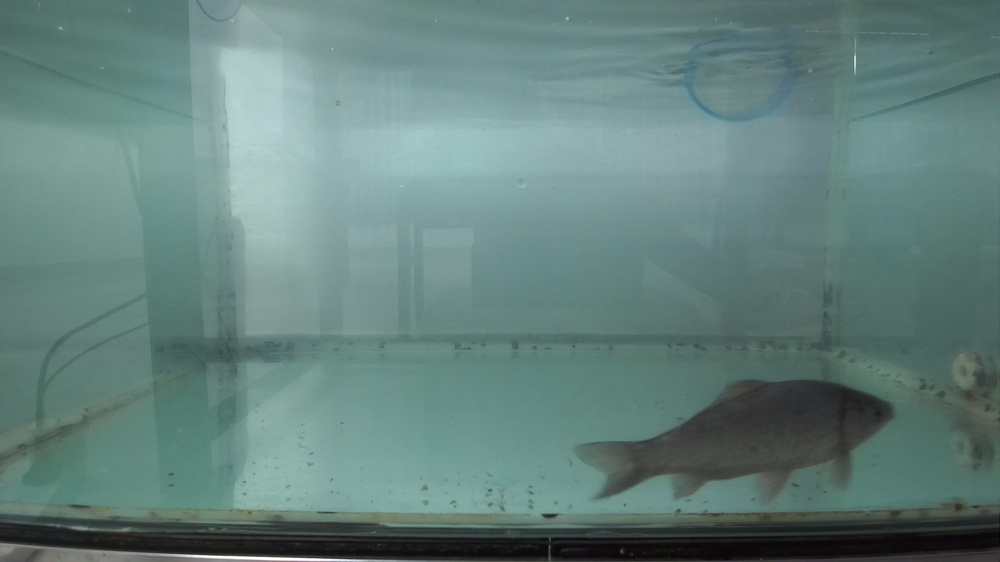
#> input picture fish_image.jpg, 1000 x 562 px, shrunk from 2208 x 1242 before the run
$ python -i preprocess.py   (imports and definitions only)
#> lines starting #> are read from the running program, lines starting #| are printed output that depends on the picture
### utils/input_expend.py
import cv2
import numpy as np

# 图像输入扩展
def input_expend(input):
#> called with input = '../fish_image.jpg'
    if isinstance(input, str):
        # 如果是字符串类型，假设这是一个图像路径
        image = cv2.imread(input, cv2.IMREAD_GRAYSCALE)
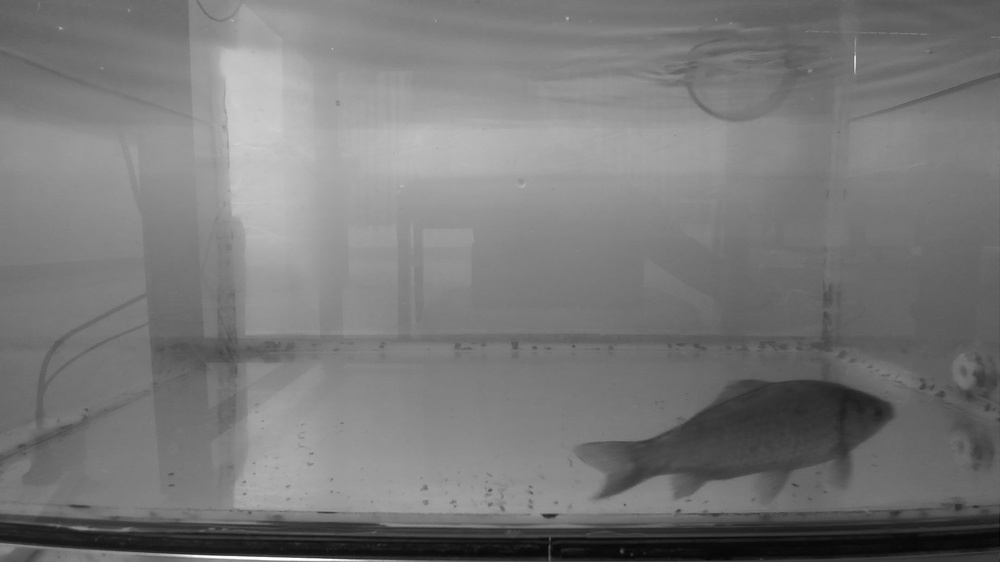
#> image: shape (562, 1000); min 5, max 255, mean 120.1
        if image is None:
            raise ValueError(f"无法读取图像文件: {input}")
    elif isinstance(input, np.ndarray):
        # 如果是 numpy 数组，假设这是一个图像矩阵
        image = input
        if len(image.shape) not in [2, 3]:
            raise ValueError("输入的图像矩阵的维度不正确")
    else:
        raise TypeError("输入必须是图像路径字符串或图像矩阵")

    # 如果图像是彩色图像（3 通道），则将其转换为灰度图像
    if len(image.shape) == 3 and image.shape[2] == 3:
        image = cv2.cvtColor(image, cv2.COLOR_BGR2GRAY)
    else:
        # 如果已经是灰度图像，则直接使用
        image = image

    return image

### tools/preprocess.py
import cv2
import os
import numpy as np
from utils.input_expend import input_expend

# 图像预处理，输入可为图像或路径
def preprocess_image(image_path):
    """
    对输入图像进行预处理，包括降噪、直方图均衡化等
    :param image_path: 图像路径
    :return: 预处理后的图像
    """
    image = input_expend(image_path)

    # 高斯滤波：减少高频噪声
    image = cv2.GaussianBlur(image, (5, 5), 0)

    # 双边滤波：降噪同时保留边缘细节
    image = cv2.bilateralFilter(image, 9, 75, 75)

    # 中值滤波：有效去除椒盐噪声
    image = cv2.medianBlur(image, 5)

    # 自适应直方图均衡化：增强对比度
    clahe = cv2.createCLAHE(clipLimit=2.0, tileGridSize=(8, 8))
    image = clahe.apply(image)
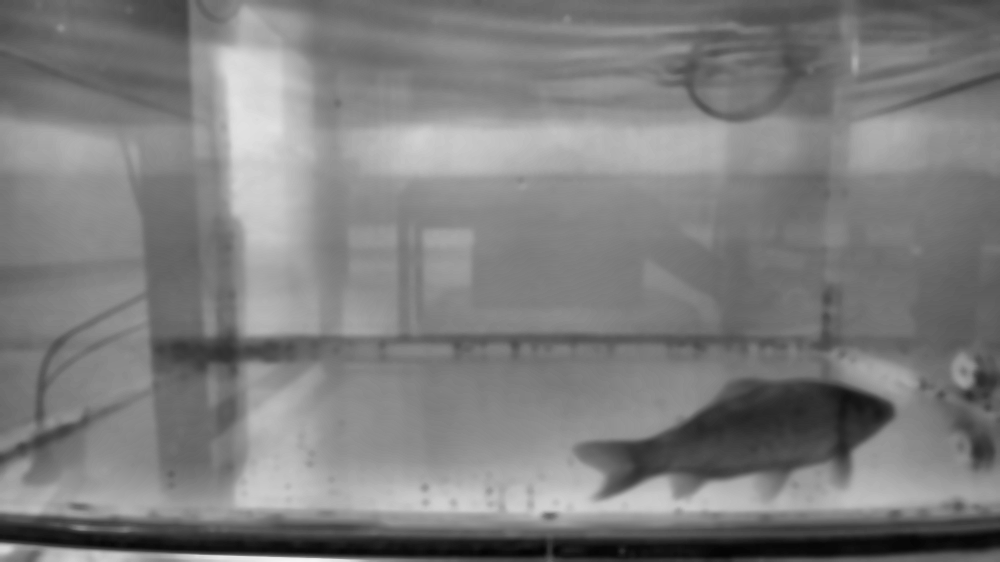
#> image: shape (562, 1000); min 5, max 245, mean 125.6

    return image


# 图像校正
def correct(left_img, right_img):
    # 畸变校正
    return left_img, right_img


# 双目图像分割并保存
# [47 lines left out: functions split_and_save_image, split_image, not called in this run]

>>> result = preprocess_image('../fish_image.jpg')

$ run again, on 1_right.jpg
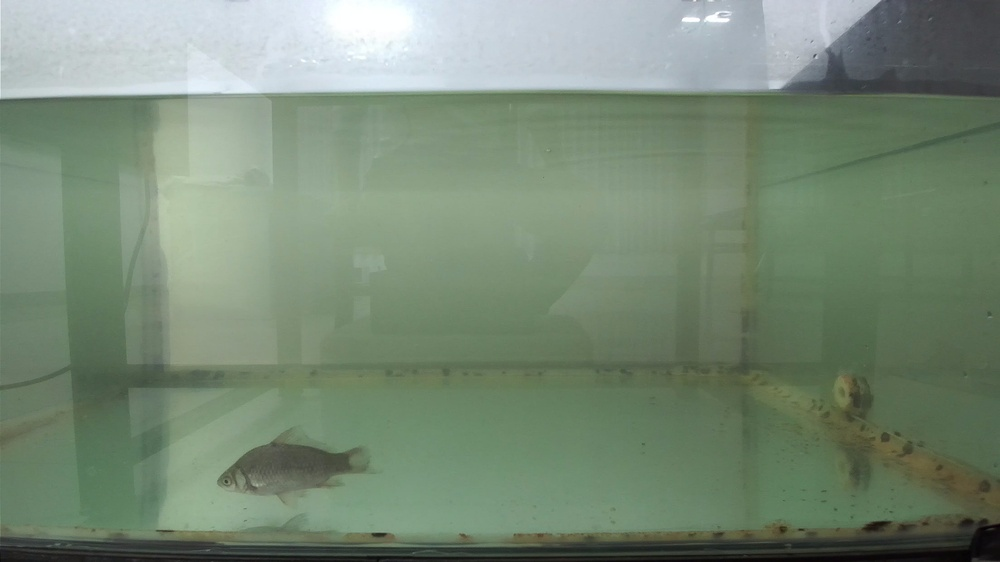
#> input picture 1_right.jpg, 1000 x 562 px, shrunk from 2208 x 1242 before the run
#> in input_expend, `image = cv2.imread(input, cv2.IMREAD_GRAYSCALE)`:
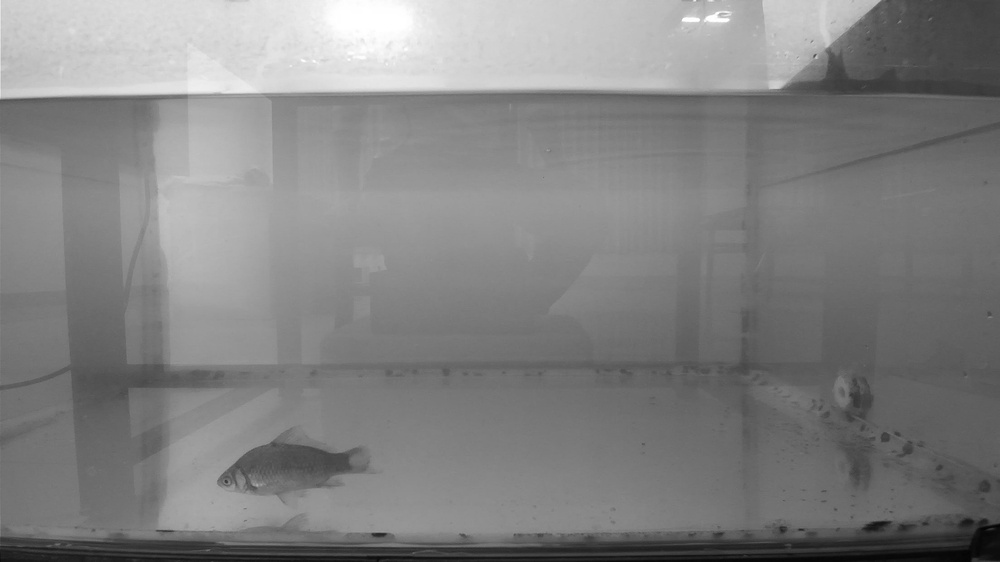
#> image: shape (562, 1000); min 2, max 255, mean 130.4
#> in preprocess_image, `image = clahe.apply(image)`:
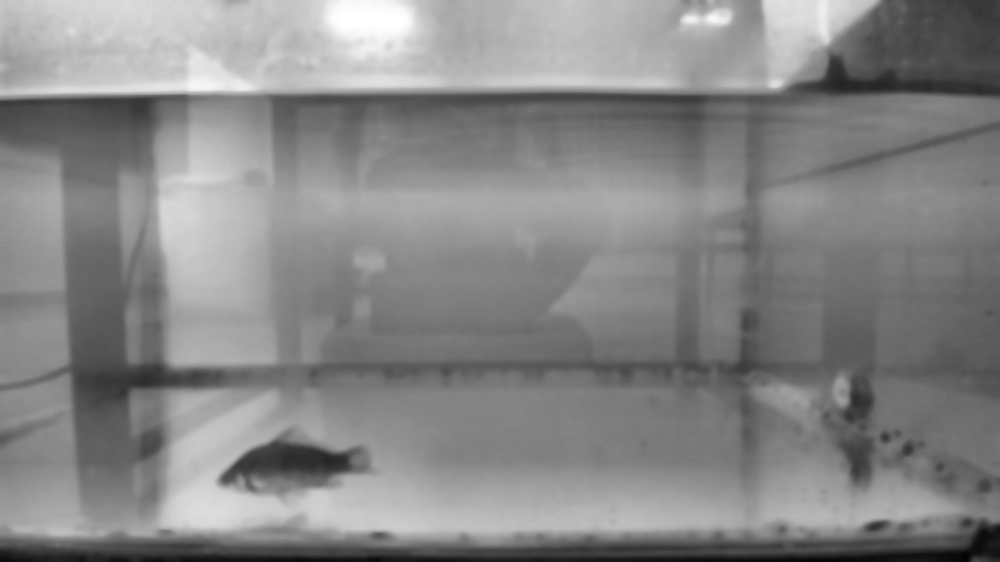
#> image: shape (562, 1000); min 5, max 255, mean 134.8
